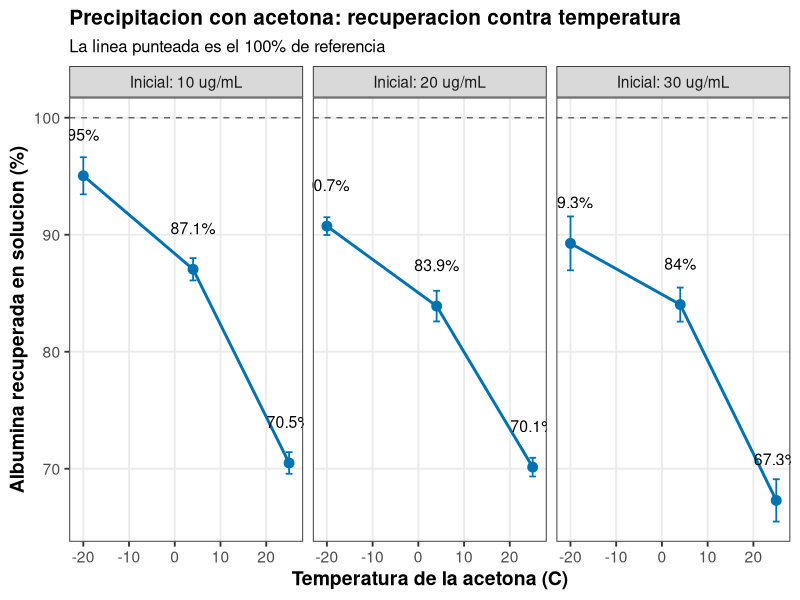
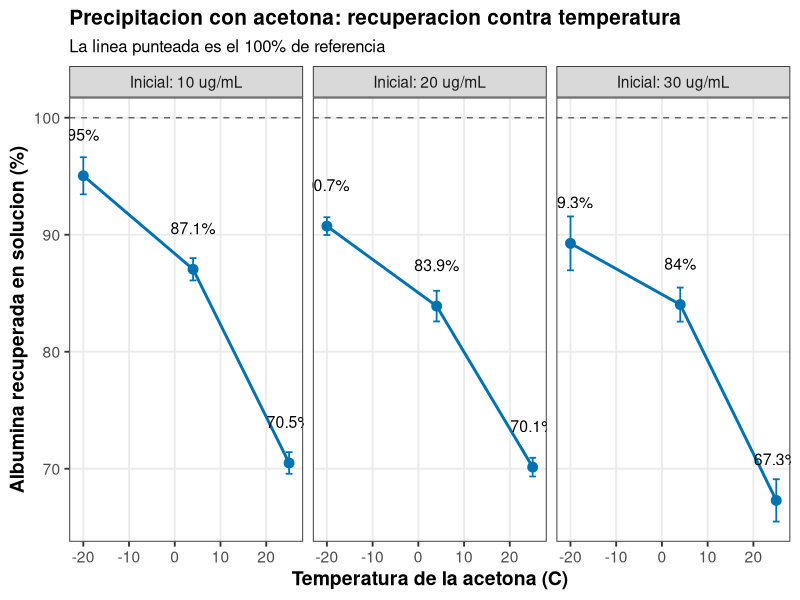

R code for these plots, in order:
# ==========================================================================
# P5. Precipitacion de albumina con acetona
# ==========================================================================
# Autor: Dr. Jose Juan Torres Martinez
# Docente de Ciencias Quimicas
# Universidad Autonoma de San Luis Potosi (UASLP)
# Mexico
#
# Material academico para estudiantes
# Serie "Bioseparaciones" - Laboratorio, Practica 5. Acetona
#
# Descripcion: Practica 5 del laboratorio: la mesa de precipitacion con acetona, con el solvente frio. Aqui se mide por Bradford la albumina resuspendida de cada tubo: la absorbancia a 595 nm es la medicion y la concentracion sale de la curva de calibracion, con una dilucion 1:2 que deja la lectura dentro de la curva. El porcentaje recuperado es la concentracion medida entre la concentracion inicial del tubo. Se compara la recuperacion entre temperaturas y se grafica el porcentaje recuperado contra la temperatura del solvente, por concentracion inicial. Lo que se aprende aqui dice a que temperatura conviene precipitar con acetona para recuperar mas proteina.
#
# Objetivos de aprendizaje:
#   - Convertir la absorbancia a 595 nm en concentracion con la curva de Bradford.
#   - Calcular el porcentaje de proteina recuperada por condicion.
#   - Comparar la recuperacion a -20, 4 y 25 C.
#   - Relacionar la temperatura baja con menor desnaturalizacion.

# Datos: datos_acetona.csv (estandares de Bradford y muestras resuspendidas con su absorbancia a 595 nm y su factor de dilucion; 3 replicas por temperatura y concentracion inicial).
# Desarrollo: llegamos a la mesa de precipitacion con acetona, con el congelador a -20 C al lado. Primera parada: la curva de Bradford y la conversion de la absorbancia a concentracion. Segunda parada: resumir la recuperacion por temperatura y por concentracion inicial. Tercera parada: la grafica de recuperacion contra temperatura, por concentracion inicial. En cada parada calculamos y comentamos que significa el resultado antes de seguir.
# ==========================================================================

library(tidyverse)

# --------------------------------------------------------------------------
# Carpeta de trabajo: la del propio script
# --------------------------------------------------------------------------
# El script resuelve solo la carpeta donde esta guardado y la pone como
# carpeta de trabajo, asi los archivos de datos se leen por su nombre y la
# grafica se guarda en la misma carpeta, sin editar rutas.
# Primero prueba la ruta del documento activo en RStudio o Positron, luego
# la ruta del archivo al correr con Rscript o source(), y si nada de eso
# da una ruta, se queda en la carpeta de trabajo actual.
ruta_script <- NULL
if (requireNamespace("rstudioapi", quietly = TRUE) &&
    rstudioapi::isAvailable()) {
  ruta_script <- tryCatch(
    rstudioapi::getActiveDocumentContext()$path,
    error = function(e) NULL
  )
}
if (is.null(ruta_script) || !nzchar(ruta_script)) {
  ruta_script <- tryCatch(sys.frame(1)$ofile, error = function(e) NULL)
}
# Con Rscript el archivo no deja marco en la pila, asi que su ruta viene
# en los argumentos de la linea de comandos (--file=...).
if (is.null(ruta_script) || !nzchar(ruta_script)) {
  archivo <- grep("--file=", commandArgs(trailingOnly = FALSE), value = TRUE)
  if (length(archivo) > 0) {
    ruta_script <- sub("--file=", "", archivo[1])
  }
}
if (!is.null(ruta_script) && nzchar(ruta_script)) {
  setwd(dirname(normalizePath(ruta_script, mustWork = FALSE)))
}

# Estilo de graficas: tema claro y legible, paleta apta para daltonicos
# (Okabe-Ito) y tamano de fuente base mayor, para que las graficas se
# lean bien en el reporte y en la presentacion.
paleta <- c("#0072B2", "#E69F00", "#009E73", "#CC79A7", "#56B4E9", "#D55E00")
tema <- theme_bw(base_size = 14) +
  theme(
    plot.title = element_text(face = "bold", size = 15),
    plot.subtitle = element_text(size = 12),
    axis.title = element_text(face = "bold"),
    legend.position = "bottom",
    legend.title = element_text(face = "bold"),
    panel.grid.minor = element_blank()
  )

# --------------------------------------------------------------------------
# Protocolo (Manual de Practicas, Practica 5. Acetona)
# --------------------------------------------------------------------------
# Paso 1. En 4 tubos de centrifuga diluir la solucion de albumina (100 ug/mL) con el buffer de fosfato para obtener 10 ug/mL en un volumen final de 200 uL.
# Paso 2. Repetir lo anterior para obtener 4 tubos con 20 ug/mL y 4 mas con 30 ug/mL. En total son 12 tubos: 4 por concentracion.
# Paso 3. A 3 tubos (uno de cada concentracion) adicionar 800 uL de acetona a -20 C, agregando de 200 uL en 200 uL. Mezclar los tubos.
# Paso 4. Repetir lo anterior con acetona a 4 C y a 25 C, en 3 tubos con distintas concentraciones cada vez.
# Paso 5. Incubar los tubos 45 min a la temperatura correspondiente. Mantener los 3 tubos restantes a 25 C (a los que no se les adiciono acetona) como controles.
# Paso 6. Sedimentar el precipitado centrifugando los tubos a 15000g por 5 min a 4 C.
# Paso 7. Retirar el sobrenadante con mucho cuidado, sin perturbar el precipitado, y colocar el sobrenadante de todos los tubos en un mismo recipiente.
# Paso 8. Secar el precipitado 5 min a temperatura ambiente invirtiendo los tubos sobre una toalla de papel, sin perturbar el precipitado.
# Paso 9. Resuspender el precipitado de cada tubo en 200 uL de buffer de fosfato agitando suavemente. Cuantificar la concentracion de albumina en los 12 tubos (Bradford) y determinar el porcentaje de proteina recuperada en solucion para los tubos tratados con acetona. Centrifugar los tubos para separar la solucion del material que no se haya disuelto; diluir la muestra si hace falta.
# Nota: el manual trabaja con 12 tubos en total (uno por condicion) y los 3 tubos sin acetona son los controles a 25 C; los porcentajes se resumen por temperatura y concentracion a partir de las 3 replicas del CSV.
# Sesiones (manual): la practica ocupa dos semanas. Sesion 1: precipitacion, incubacion de 45 min, centrifugacion y secado del precipitado. Sesion 2: resuspension en buffer, cuantificacion por Bradford, porcentaje recuperado y grafica.
# Controles: los 3 tubos sin acetona a 25 C son la referencia del 100% (sin precipitacion no hay perdida); el porcentaje recuperado se calcula contra la concentracion inicial de cada tubo.
# Principio (manual): el solvente organico debe ser miscible con el agua (etanol y acetona son los mas comunes) y baja la constante dielectrica del medio, lo que reduce la solubilidad de la proteina y la precipita. Se trabaja en frio para reducir la desnaturalizacion por la interaccion con el solvente, de modo que la proteina precipitada se pueda redisolver en solvente acuoso.
# Seguridad y reglas (manual): adicionar el solvente lentamente, en porciones de 200 uL; no perturbar el precipitado al retirar el sobrenadante ni al secar; bata blanca obligatoria y guantes cuando se indique.

# --------------------------------------------------------------------------
# Parada 1. Curva de Bradford y conversion de la absorbancia a concentracion
# --------------------------------------------------------------------------
# La albumina resuspendida de cada tubo se mide por Bradford: la absorbancia
# a 595 nm es la medicion y la concentracion sale de la curva de calibracion.
# El CSV trae los estandares de Bradford (0, 2.5, 5, 10 y 20 ug/mL, por
# triplicado, los mismos valores de la practica 3) y las muestras con su
# absorbancia y su factor de dilucion. Ajustamos la recta y el polinomio a
# los estandares y convertimos cada absorbancia en concentracion con la recta.
# Dilucion: la concentracion resuspendida llega hasta unos 27 ug/mL (30 ug/mL
# inicial con alrededor de 90% recuperado), por encima del estandar mas alto
# (20 ug/mL), asi que todas las muestras se diluyen 1:2 para leerlas dentro
# de la curva. El porcentaje recuperado es la concentracion medida entre la
# concentracion inicial del tubo, por 100.
datos <- read_csv("datos_acetona.csv", show_col_types = FALSE)

estandares <- filter(datos, tipo == "estandar")
ajuste_lineal <- lm(absorbancia_595 ~ concentracion_ug_ml, data = estandares)
ajuste_poli <- lm(absorbancia_595 ~ concentracion_ug_ml +
                    I(concentracion_ug_ml^2), data = estandares)
print(tibble(
  modelo = c("Lineal", "Polinomial grado 2"),
  r_cuadrado = c(summary(ajuste_lineal)$r.squared,
                 summary(ajuste_poli)$r.squared)
))

muestras <- filter(datos, tipo == "muestra") %>%
  mutate(
    concentracion_diluida_ug_ml =
      (absorbancia_595 - coef(ajuste_lineal)[["(Intercept)"]]) /
      coef(ajuste_lineal)[["concentracion_ug_ml"]],
    concentracion_recuperada_ug_ml =
      concentracion_diluida_ug_ml * factor_dilucion,
    porcentaje_recuperado =
      concentracion_recuperada_ug_ml / concentracion_inicial_ug_ml * 100
  )
print(muestras %>%
        select(temperatura_C, concentracion_inicial_ug_ml, replica,
               absorbancia_595, factor_dilucion,
               concentracion_recuperada_ug_ml, porcentaje_recuperado))

datos <- muestras

# --------------------------------------------------------------------------
# Parada 2. Resumen por temperatura y concentracion
# --------------------------------------------------------------------------
# Estamos en la mesa con la acetona a tres temperaturas. Precipitamos la albumina, la redisolvemos y medimos por Bradford cuanta se recupero: resumimos el porcentaje por temperatura y por concentracion inicial, y despues la media por temperatura.

resumen <- datos %>%
  group_by(temperatura_C, concentracion_inicial_ug_ml) %>%
  summarise(
    recuperacion_media = mean(porcentaje_recuperado),
    de = sd(porcentaje_recuperado),
    .groups = "drop"
  )

print(resumen)

# Recuperacion media por temperatura (todas las concentraciones).
por_temp <- resumen %>%
  group_by(temperatura_C) %>%
  summarise(
    recuperacion_media = mean(recuperacion_media),
    .groups = "drop"
  )
print(por_temp)

# --------------------------------------------------------------------------
# Parada 3. Grafica: porcentaje recuperado contra temperatura
# --------------------------------------------------------------------------
# Graficamos el porcentaje recuperado contra la temperatura de la acetona, en un panel por concentracion inicial: cada punto es la media de tres replicas con su barra de desviacion y su valor anotado, y la linea punteada es el 100% de referencia.
grafica <- ggplot(
  resumen,
  aes(x = temperatura_C, y = recuperacion_media)
) +
  geom_hline(yintercept = 100, linetype = "dashed", color = "grey40") +
  geom_errorbar(aes(ymin = recuperacion_media - de,
                    ymax = recuperacion_media + de),
                width = 1.5, linewidth = 0.6, color = paleta[1]) +
  geom_line(linewidth = 1, color = paleta[1]) +
  geom_point(size = 3, color = paleta[1]) +
  geom_text(aes(label = paste0(round(recuperacion_media, 1), "%")),
            nudge_y = 3.5, size = 4) +
  facet_wrap(~ concentracion_inicial_ug_ml,
             labeller = labeller(
               concentracion_inicial_ug_ml =
                 function(x) paste0("Inicial: ", x, " ug/mL")
             )) +
  labs(
    x = "Temperatura de la acetona (C)",
    y = "Albumina recuperada en solucion (%)",
    title = "Precipitacion con acetona: recuperacion contra temperatura",
    subtitle = "La linea punteada es el 100% de referencia"
  ) +
  tema

print(grafica)

# --------------------------------------------------------------------------
# 4. Exportar la grafica
# --------------------------------------------------------------------------
# Antes de salir de la mesa de precipitacion con acetona guardamos la grafica de la practica.
ggsave("05_acetona.png", grafica,
       width = 18, height = 12, units = "cm", dpi = 300)

# --------------------------------------------------------------------------
# Interpretacion
# --------------------------------------------------------------------------
# Grafica (porcentaje recuperado contra temperatura, un panel por concentracion inicial): el eje x es la temperatura de la acetona en C y el eje y es la albumina recuperada en solucion en %; la linea punteada es el 100% de referencia.
# - La recuperacion es mayor con acetona fria: cerca de 92% a -20 C contra cerca de 69% a 25 C. Esto significa que el frio protege la estructura de la proteina para redisolverla despues, y por eso lo siguiente es precipitar con acetona fria.
# - La concentracion inicial cambia poco la recuperacion: la temperatura es el factor que manda. Esto significa que al planear la precipitacion lo primero que se fija es la temperatura, no la concentracion de partida.

# --------------------------------------------------------------------------
# Que aprendimos
# --------------------------------------------------------------------------
# - La absorbancia a 595 nm se convierte en concentracion con la curva de Bradford; la dilucion 1:2 deja la lectura dentro de la curva.
# - El solvente organico precipita la proteina y el frio protege su estructura para redisolverla despues.
# - El porcentaje recuperado se calcula con la concentracion medida por Bradford entre la concentracion inicial del tubo.
# Terminamos la practica en la mesa de precipitacion con acetona: ya sabemos que el frio da la mejor recuperacion. Seguimos a la siguiente practica: el equipo FPLC, donde se prepara la columna para la cromatografia.
